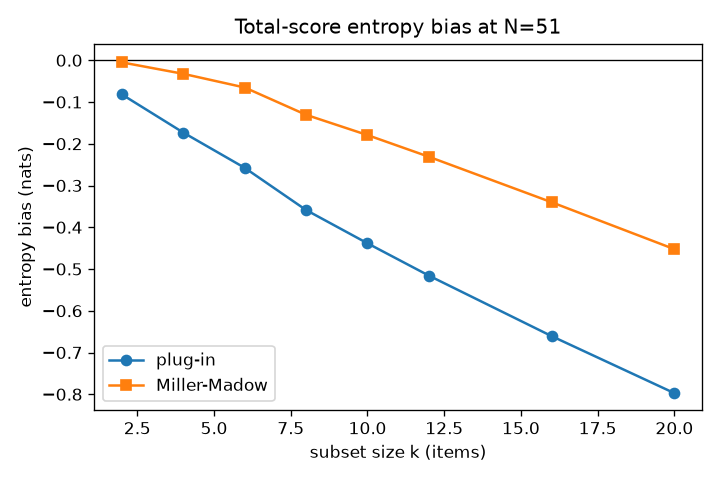

This chart was generated by the following Python code:
"""Small-N characterization of total-score entropy estimators (task 6.1).

Question: at the pilot's sample size (N~51) and Likert 1-5, how badly is the
total-score entropy biased, and does the Miller-Madow correction fix enough of
it to trust the measure before the Monte Carlo search relies on it?

Method: a latent-trait generative model gives correlated items with a *known*
population total-score distribution (estimated from a very large sample). For a
range of subset sizes k we draw many N=51 samples and compare the plug-in and
Miller-Madow estimates against that ground truth. Bias = E[estimate] - truth
(negative means underestimate).

Run: ``uv run python studies/small_n_estimator_bias.py``. Writes a results table
to ``studies/small_n_estimator_bias.md`` (and a PNG if matplotlib is installed).
"""

from __future__ import annotations

from pathlib import Path

import numpy as np

from surveyentropy.entropy import MILLER_MADOW, PLUG_IN

HERE = Path(__file__).resolve().parent

N_PILOT = 51
N_BIG = 400_000
REPLICATES = 400
SUBSET_SIZES = [2, 4, 6, 8, 10, 12, 16, 20]
DISCRIMINATION = 1.0
ITEM_NOISE = 0.8
SEED = 20260613


def simulate_totals(k: int, n: int, rng: np.random.Generator) -> np.ndarray:
    """Total scores for ``n`` respondents on ``k`` correlated 1-5 items.

    Each respondent has a latent trait theta; every item is a noisy, rounded
    linear readout of theta, so items share variance (internal consistency) and
    the total score is peaked rather than flat -- the realistic hard case.
    """
    theta = rng.standard_normal(n)
    noise = rng.standard_normal((n, k)) * ITEM_NOISE
    x = np.rint(3.0 + DISCRIMINATION * theta[:, None] + noise)
    x = np.clip(x, 1, 5).astype(int)
    return x.sum(axis=1)


def counts(totals: np.ndarray, k: int) -> np.ndarray:
    """Histogram totals over the theoretical support [k, 5k]."""
    return np.bincount(totals - k, minlength=4 * k + 1).astype(float)


def run() -> list[dict]:
    rng = np.random.default_rng(SEED)
    rows = []
    for k in SUBSET_SIZES:
        truth = PLUG_IN(counts(simulate_totals(k, N_BIG, rng), k))
        plugin = np.empty(REPLICATES)
        miller = np.empty(REPLICATES)
        for r in range(REPLICATES):
            c = counts(simulate_totals(k, N_PILOT, rng), k)
            plugin[r] = PLUG_IN(c)
            miller[r] = MILLER_MADOW(c)
        rows.append(
            {
                "k": k,
                "support": 4 * k + 1,
                "truth": truth,
                "plugin_bias": plugin.mean() - truth,
                "miller_bias": miller.mean() - truth,
                "miller_sd": miller.std(),
            }
        )
    return rows


def to_markdown(rows: list[dict]) -> str:
    lines = [
        "# Small-N total-score entropy estimator bias",
        "",
        f"Generative model: latent-trait, {DISCRIMINATION=}, {ITEM_NOISE=}; "
        f"N={N_PILOT}, {REPLICATES} replicates; truth from N={N_BIG:,}.",
        "All entropies in nats. Bias = E[estimate] - truth.",
        "",
        "| k | support (bins) | truth H | plug-in bias | Miller-Madow bias | MM sd |",
        "|---|----------------|---------|--------------|-------------------|-------|",
    ]
    for r in rows:
        lines.append(
            f"| {r['k']} | {r['support']} | {r['truth']:.3f} | "
            f"{r['plugin_bias']:+.3f} | {r['miller_bias']:+.3f} | {r['miller_sd']:.3f} |"
        )
    lines += [
        "",
        "**Reading it.** Both estimators are biased *downward* (negative), and the",
        "bias grows with k as bins/sample rises past ~1. Miller-Madow removes most",
        "of it, but at large k the residual and the run-to-run sd (MM sd) are no",
        "longer negligible -- a caution before the search leans on absolute H at",
        "large subset sizes. Working in efficiency eta and/or coarser bins keeps the",
        "effective bin count down and the estimate trustworthy.",
    ]
    return "\n".join(lines) + "\n"


def maybe_plot(rows: list[dict]) -> str | None:
    try:
        import matplotlib

        matplotlib.use("Agg")
        import matplotlib.pyplot as plt
    except ImportError:
        return None
    ks = [r["k"] for r in rows]
    fig, ax = plt.subplots(figsize=(6, 4))
    ax.axhline(0, color="k", lw=0.8)
    ax.plot(ks, [r["plugin_bias"] for r in rows], "o-", label="plug-in")
    ax.plot(ks, [r["miller_bias"] for r in rows], "s-", label="Miller-Madow")
    ax.set_xlabel("subset size k (items)")
    ax.set_ylabel("entropy bias (nats)")
    ax.set_title(f"Total-score entropy bias at N={N_PILOT}")
    ax.legend()
    fig.tight_layout()
    out = HERE / "small_n_estimator_bias.png"
    fig.savefig(out, dpi=120)
    return str(out)


def main() -> None:
    rows = run()
    md = to_markdown(rows)
    (HERE / "small_n_estimator_bias.md").write_text(md)
    print(md)
    png = maybe_plot(rows)
    print(f"figure: {png}" if png else "figure: skipped (matplotlib not installed)")


if __name__ == "__main__":
    main()
